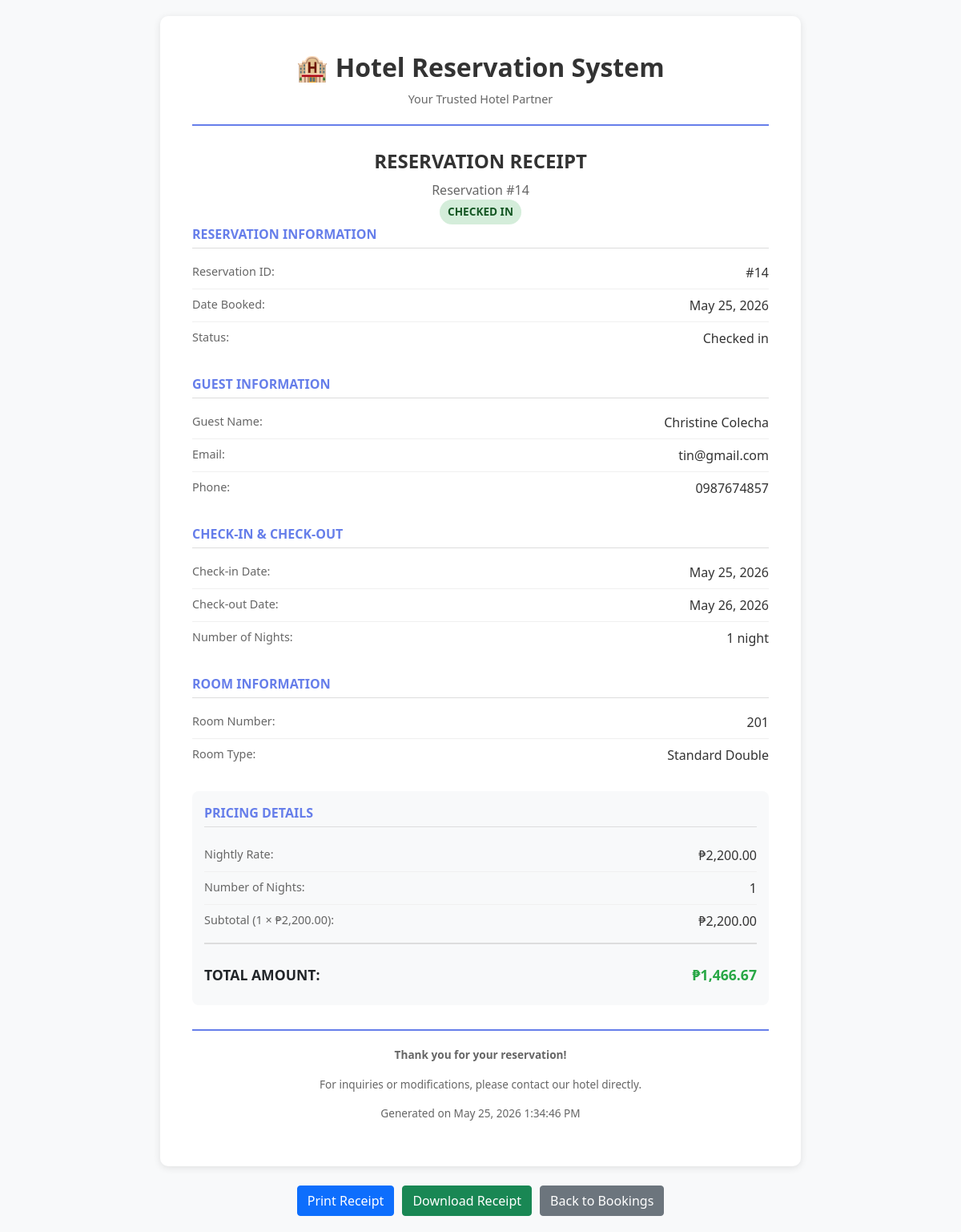
Page /user/generate_receipt.php?id=14 (signed in) on the committed database.
### tables this page shows
CREATE TABLE `reservations` (
  `reservation_id` int(11) NOT NULL,
  `guest_id` int(11) NOT NULL,
  `room_id` int(11) NOT NULL,
  `check_in_date` date NOT NULL,
  `check_in_time` time NOT NULL DEFAULT curtime(),
  `check_out_date` date NOT NULL,
  `check_out_time` time NOT NULL DEFAULT '12:00:00',
  `total_amount` decimal(10,2) NOT NULL,
  `status` enum('confirmed','checked_in','checked_out','cancelled') DEFAULT 'confirmed',
  `created_by` int(11) NOT NULL,
  `created_at` timestamp NOT NULL DEFAULT current_timestamp()
);

CREATE TABLE `guests` (
  `guest_id` int(11) NOT NULL,
  `first_name` varchar(50) NOT NULL,
  `last_name` varchar(50) NOT NULL,
  `email` varchar(100) NOT NULL,
  `phone` varchar(20) NOT NULL,
  `address` text DEFAULT NULL,
  `id_number` varchar(50) DEFAULT NULL,
  `created_at` timestamp NOT NULL DEFAULT current_timestamp()
);

CREATE TABLE `rooms` (
  `room_id` int(11) NOT NULL,
  `room_number` varchar(10) NOT NULL,
  `type_id` int(11) NOT NULL,
  `floor_number` int(11) NOT NULL,
  `status` enum('available','occupied','maintenance','reserved') DEFAULT 'available'
);

CREATE TABLE `room_types` (
  `type_id` int(11) NOT NULL,
  `type_name` varchar(50) NOT NULL,
  `description` text DEFAULT NULL,
  `base_price` decimal(10,2) NOT NULL,
  `max_occupancy` int(11) NOT NULL
);

### config/database.php (called while the page is built, shortened)
<?php
class Database {
    private $host = "localhost";
    private $username = "root";
    private $password = "";
    private $database = "hotel_reservation";
    private $connection;
    public function __construct() {
        $this->connection = $this->getConnection();
    }
    private function getConnection() {
        try {
            $conn = new mysqli($this->host, $this->username, $this->password, $this->database);
            $conn->set_charset("utf8");
            return $conn;
        } catch (Exception $e) {
            die("Database connection error: " . $e->getMessage());
        }
    }
    public function prepare($sql) {
        $stmt = $this->connection->prepare($sql);
        return $stmt;
    }
}
?>

### user/generate_receipt.php (the view, shortened to what this page needs)
<?php
require_once __DIR__ . '/../config/database.php';
$db = new Database();
$user_id = $_SESSION['user_id'];
$reservation_id = isset($_GET['id']) ? (int)$_GET['id'] : 0;
try {
    $sql = "SELECT r.*,
                   room.room_number,
                   rt.type_name,
                   rt.base_price,
                   CONCAT(g.first_name, ' ', g.last_name) as guest_name,
                   g.email as guest_email,
                   g.phone as guest_phone,
                   DATEDIFF(r.check_out_date, r.check_in_date) as nights_stayed
            FROM reservations r
            JOIN rooms room ON r.room_id = room.room_id
            JOIN room_types rt ON room.type_id = rt.type_id
            JOIN guests g ON r.guest_id = g.guest_id
            WHERE r.reservation_id = ? AND g.email = (SELECT email FROM users WHERE user_id = ?)";
    $stmt = $db->prepare($sql);
    $stmt->bind_param("ii", $reservation_id, $user_id);
    $stmt->execute();
    $result = $stmt->get_result();
    $reservation = $result->fetch_assoc();
} catch (Exception $e) {
    die("Error retrieving reservation: " . $e->getMessage());
}
$checkin = date('F d, Y', strtotime($reservation['check_in_date']));
$checkout = date('F d, Y', strtotime($reservation['check_out_date']));
$created = date('F d, Y', strtotime($reservation['created_at']));
$nights = $reservation['nights_stayed'];
$subtotal = $reservation['base_price'] * $nights;
$total = $reservation['total_amount'];
?>
<!DOCTYPE html>
<html lang="en">
<head>
    <link href="https://cdn.jsdelivr.net/npm/bootstrap@5.1.3/dist/css/bootstrap.min.css" rel="stylesheet">
</head>
<body>
    <div class="receipt-container">
        <div class="receipt-header">
            <div class="hotel-name">🏨 Hotel Reservation System</div>
            <div class="hotel-subtitle">Your Trusted Hotel Partner</div>
        </div>
        <div style="text-align: center;">
            <h3 class="receipt-title">RESERVATION RECEIPT</h3>
            <p style="color: #666; margin: 0;">Reservation #<?php echo $reservation['reservation_id']; ?></p>
            <span class="status-badge status-<?php echo $reservation['status']; ?>">
                <?php echo strtoupper(str_replace('_', ' ', $reservation['status'])); ?>
            </span>
        </div>
        <div class="section">
            <div class="section-title">RESERVATION INFORMATION</div>
            <div class="receipt-row">
                <span class="receipt-label">Reservation ID:</span>
                <span class="receipt-value">#<?php echo $reservation['reservation_id']; ?></span>
            </div>
            <div class="receipt-row">
                <span class="receipt-label">Date Booked:</span>
                <span class="receipt-value"><?php echo $created; ?></span>
            </div>
            <div class="receipt-row receipt-row-last">
                <span class="receipt-label">Status:</span>
                <span class="receipt-value"><?php echo ucfirst(str_replace('_', ' ', $reservation['status'])); ?></span>
            </div>
        </div>
        <div class="section">
            <div class="section-title">GUEST INFORMATION</div>
            <div class="receipt-row">
                <span class="receipt-label">Guest Name:</span>
                <span class="receipt-value"><?php echo $reservation['guest_name']; ?></span>
            </div>
            <div class="receipt-row">
                <span class="receipt-label">Email:</span>
                <span class="receipt-value"><?php echo $reservation['guest_email']; ?></span>
            </div>
            <div class="receipt-row receipt-row-last">
                <span class="receipt-label">Phone:</span>
                <span class="receipt-value"><?php echo $reservation['guest_phone']; ?></span>
            </div>
        </div>
        <div class="section">
            <div class="section-title">CHECK-IN & CHECK-OUT</div>
            <div class="receipt-row">
                <span class="receipt-label">Check-in Date:</span>
                <span class="receipt-value"><?php echo $checkin; ?></span>
            </div>
            <div class="receipt-row">
                <span class="receipt-label">Check-out Date:</span>
                <span class="receipt-value"><?php echo $checkout; ?></span>
            </div>
            <div class="receipt-row receipt-row-last">
                <span class="receipt-label">Number of Nights:</span>
                <span class="receipt-value"><?php echo $nights; ?> night<?php echo $nights > 1 ? 's' : ''; ?></span>
            </div>
        </div>
        <div class="section">
            <div class="section-title">ROOM INFORMATION</div>
            <div class="receipt-row">
                <span class="receipt-label">Room Number:</span>
                <span class="receipt-value"><?php echo $reservation['room_number']; ?></span>
            </div>
            <div class="receipt-row receipt-row-last">
                <span class="receipt-label">Room Type:</span>
                <span class="receipt-value"><?php echo $reservation['type_name']; ?></span>
            </div>
        </div>
        <div class="section total-section">
            <div class="section-title" style="margin-bottom: 15px;">PRICING DETAILS</div>
            <div class="receipt-row">
                <span class="receipt-label">Nightly Rate:</span>
                <span class="receipt-value">₱<?php echo number_format($reservation['base_price'], 2); ?></span>
            </div>
            <div class="receipt-row">
                <span class="receipt-label">Number of Nights:</span>
                <span class="receipt-value"><?php echo $nights; ?></span>
            </div>
            <div class="receipt-row" style="border-bottom: 2px solid #ddd; padding-bottom: 15px; margin-bottom: 15px;">
                <span class="receipt-label">Subtotal (<?php echo $nights; ?> × ₱<?php echo number_format($reservation['base_price'], 2); ?>):</span>
                <span class="receipt-value">₱<?php echo number_format($subtotal, 2); ?></span>
            </div>
            <div class="total-row">
                <span>TOTAL AMOUNT:</span>
                <span class="total-amount">₱<?php echo number_format($total, 2); ?></span>
            </div>
        </div>
        <div class="receipt-footer">
            <p><strong>Thank you for your reservation!</strong></p>
            <p>For inquiries or modifications, please contact our hotel directly.</p>
            <p>Generated on <?php echo date('F d, Y g:i:s A'); ?></p>
        </div>
    </div>
    <div class="action-buttons d-flex justify-content-center mt-4">
        <button class="btn btn-primary" onclick="window.print()">
            <i class="bi bi-printer"></i> Print Receipt
        </button>
        <a class="btn btn-success" href="generate_receipt.php?id=<?php echo $reservation['reservation_id']; ?>&download=1">
            <i class="bi bi-download"></i> Download Receipt
        </a>
        <button class="btn btn-secondary" onclick="window.history.back()">
            <i class="bi bi-arrow-left"></i> Back to Bookings
        </button>
    </div>
</body>
</html>

### user/generate_receipt.php (style rules this page uses)
body { background: #f8f9fa; padding: 20px; }
.receipt-container { max-width: 800px; margin: 0 auto; background: white; padding: 40px; border-radius: 10px; box-shadow: 0 2px 10px rgba(0, 0, 0, 0.1); }
.receipt-header { text-align: center; margin-bottom: 30px; border-bottom: 2px solid #667eea; padding-bottom: 20px; }
.hotel-name { font-size: 2rem; font-weight: bold; color: #333; margin-bottom: 5px; }
.hotel-subtitle { color: #666; font-size: 0.9rem; }
.receipt-title { font-size: 1.5rem; font-weight: bold; margin-top: 20px; margin-bottom: 10px; color: #333; }
.section { margin-bottom: 25px; }
.section-title { font-weight: bold; color: #667eea; font-size: 1rem; margin-bottom: 10px; border-bottom: 1px solid #ddd; padding-bottom: 5px; }
.receipt-row { display: flex; justify-content: space-between; padding: 8px 0; border-bottom: 1px solid #f0f0f0; }
.receipt-row-last { border-bottom: none; }
.receipt-label { color: #666; font-size: 0.9rem; }
.receipt-value { font-weight: 500; color: #333; }
.total-section { background: #f8f9fa; padding: 15px; border-radius: 8px; margin-top: 20px; }
.total-row { display: flex; justify-content: space-between; padding: 10px 0; font-size: 1.1rem; font-weight: bold; }
.total-amount { color: #28a745; }
.receipt-footer { text-align: center; margin-top: 30px; padding-top: 20px; border-top: 2px solid #667eea; color: #666; font-size: 0.85rem; }
.status-badge { display: inline-block; padding: 5px 10px; border-radius: 20px; font-size: 0.85rem; font-weight: bold; }
.status-checked_in { background: #d4edda; color: #155724; }
.action-buttons { text-align: center; margin-top: 30px; gap: 10px; }

### rows in the picture
reservations: reservation_id "14", status "CHECKED IN", created_at "May 25, 2026", status "Checked in", guest.email "tin@gmail.com", guest.phone "0987674857", check_in_date "May 25, 2026", check_out_date "May 26, 2026", room.room_number "201", room_types.type_name "Standard Double", room_types.base_price "2,200.00", total_amount "1,466.67"

### other values in the picture
$reservation['guest_name'] "Christine Colecha"
$nights "1"
$subtotal "2,200.00"
